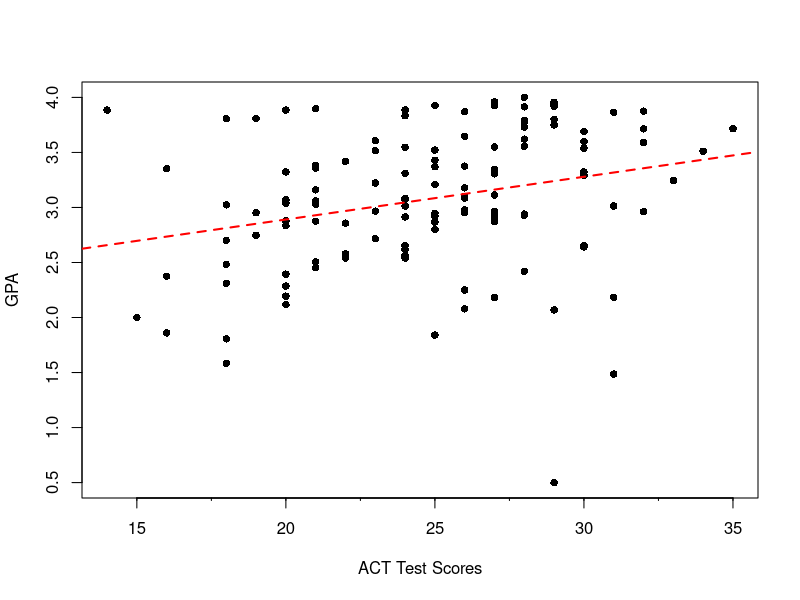

This chart was generated by the following R code:
#Chad Huntebrinker
library(Hmisc)

#Load data
y_data <- c(3.897, 3.885, 3.778, 2.54,
            3.028,
            3.865,
            2.962,
            3.961,
            0.5,
            3.178,
            3.31,
            3.538,
            3.083,
            3.013,
            3.245,
            2.963,
            3.522,
            3.013,
            2.947,
            2.118,
            2.563,
            3.357,
            3.731,
            3.925,
            3.556,
            3.101,
            2.42,
            2.579,
            3.871,
            3.06,
            3.927,
            2.375,
            2.929,
            3.375,
            2.857,
            3.072,
            3.381,
            3.29,
            3.549,
            3.646,
            2.978,
            2.654,
            2.54,
            2.25,
            2.069,
            2.617,
            2.183,
            2,
            2.952,
            3.806,
            2.871,
            3.352,
            3.305,
            2.952,
            3.547,
            3.691,
            3.16,
            2.194,
            3.323,
            3.936,
            2.922,
            2.716,
            3.37,
            3.606,
            2.642,
            2.452,
            2.655,
            3.714,
            1.806,
            3.516,
            3.039,
            2.966,
            2.482,
            2.7,
            3.92,
            2.834,
            3.222,
            3.084,
            4,
            3.511,
            3.323,
            3.072,
            2.079,
            3.875,
            3.208,
            2.92,
            3.345,
            3.956,
            3.808,
            2.506,
            3.886,
            2.183,
            3.429,
            3.024,
            3.75,
            3.833,
            3.113,
            2.875,
            2.747,
            2.311,
            1.841,
            1.583,
            2.879,
            3.591,
            2.914,
            3.716,
            2.8,
            3.621,
            3.792,
            2.867,
            3.419,
            3.6,
            2.394,
            2.286,
            1.486,
            3.885,
            3.8,
            3.914,
            1.86,
            2.94)
x_data <- c(21,
            14,
            28,
            22,
            21,
            31,
            32,
            27,
            29,
            26,
            24,
            30,
            24,
            24,
            33,
            27,
            25,
            31,
            25,
            20,
            24,
            21,
            28,
            27,
            28,
            26,
            28,
            22,
            26,
            21,
            25,
            16,
            28,
            26,
            22,
            24,
            21,
            30,
            27,
            26,
            26,
            30,
            24,
            26,
            29,
            24,
            31,
            15,
            19,
            18,
            27,
            16,
            27,
            26,
            24,
            30,
            21,
            20,
            30,
            29,
            25,
            23,
            25,
            23,
            30,
            21,
            24,
            32,
            18,
            23,
            20,
            23,
            18,
            18,
            29,
            20,
            23,
            26,
            28,
            34,
            20,
            20,
            26,
            32,
            25,
            27,
            27,
            29,
            19,
            21,
            24,
            27,
            25,
            18,
            29,
            24,
            27,
            21,
            19,
            18,
            25,
            18,
            20,
            32,
            24,
            35,
            25,
            28,
            28,
            25,
            22,
            30,
            20,
            20,
            31,
            20,
            29,
            28,
            16,
            28)
#Plot the Data
plot(y_data ~ x_data, pch = 16, xlab = "ACT Test Scores", ylab = "GPA")
minor.tick(ny = 1, tick.ratio = 0.25)

#Fit a Linear Regression model
lrgm <- lm(y_data ~ x_data)

#Find b coefficients
b_coefficients <- lrgm$coefficients

#Add the fitted line
abline(b_coefficients, lwd =2, lty =2, col="red")
